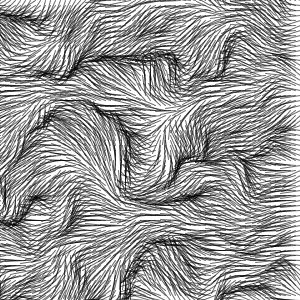
Frame 1 (no input)
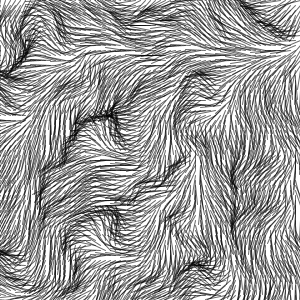
Frame 60 (the mouse pressed at the canvas centre just before this capture)
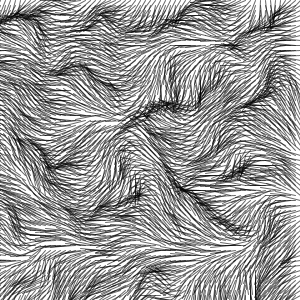
Frame 120 (the mouse held since frame 60 and released just before this capture)

The Processing sketch that drew these frames (run headless with seeded random() and noise(); from frame 60 on, the mouse is pressed at the canvas centre):

// Processing sketch: listing5_4
// ── listing5_4.pde
float xstart, xnoise, ystart, ynoise;
float xstartNoise, ystartNoise;
		
void setup() {
  size(300,300);
  smooth();
  background(255);
  frameRate(24);
  
  xstartNoise = random(20);  
  ystartNoise = random(20); 
  xstart = random(10);
  ystart = random(10);
}

void draw () {
  background(255);
  
  xstartNoise += 0.01;				
  ystartNoise += 0.01;				
  xstart += (noise(xstartNoise) * 0.5) - 0.25; 	
  ystart += (noise(ystartNoise) * 0.5) - 0.25; 	
  
  xnoise = xstart;
  ynoise = ystart;
  
  for (int y = 0; y <= height; y+=5) {
    ynoise += 0.1;
    xnoise = xstart;
    for (int x = 0; x <= width; x+=5) {
      xnoise += 0.1;
      drawPoint(x, y, noise(xnoise, ynoise));
    }
  }
}

void drawPoint(float x, float y, float noiseFactor) {
  pushMatrix();
  translate(x,y);
  rotate(noiseFactor * radians(360));
  stroke(0, 150);
  line(0,0,20,0);
  popMatrix();
}
